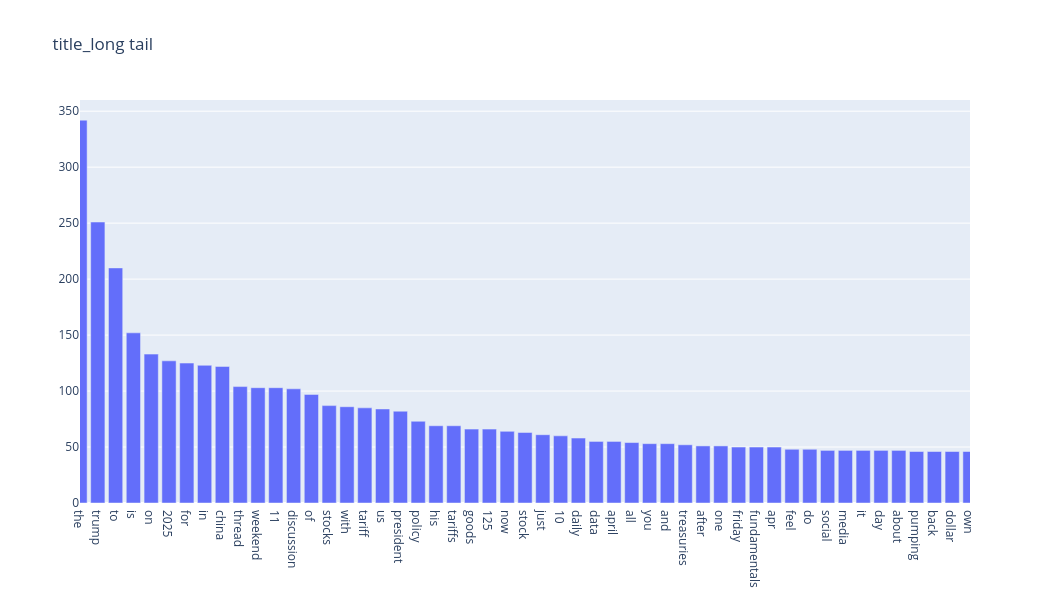

Notebook cell for this chart:
### Code cell
top=300
indices_title = np.argsort(term_freq_title)[::-1][:top]
word = [count_vect_title.get_feature_names_out()[i] for i in indices_title]
freq = term_freq_title[indices_title]

fig = go.Figure(go.Bar(x=word, 
                       y=freq))
fig.update_layout(
    title='title_long tail',
    xaxis=dict(
        tickmode='array',
        range=[0, 50]
    ),
    width=1050,
    height=600
)


fig.show()

print("從長尾圖可以看出一些關鍵字對此影響很大，像是trump、china、stocks，因為它使用、出現頻率極高，而請經過長尾圖的排列，可以看出更多數量高低的關係!又因為此為標題，所以這些也是算關鍵字")

### Figure 1 — Plotly figure (JSON) as saved in the notebook; plotly's stock layout.template omitted (floating-point values rounded to 4 significant figures; data arrays with more than 128 entries replaced by an {"elided": "..."} marker saying what was removed)
{"data": [{"type": "bar", "x": {"elided": "300 str values"}, "y": {"elided": "300 int values"}}], "layout": {"height": 600, "title": {"text": "title_long tail"}, "width": 1050, "xaxis": {"range": [0, 50], "tickmode": "array", "type": "category"}, "yaxis": {"autorange": true, "range": [0, 360], "type": "linear"}}}
